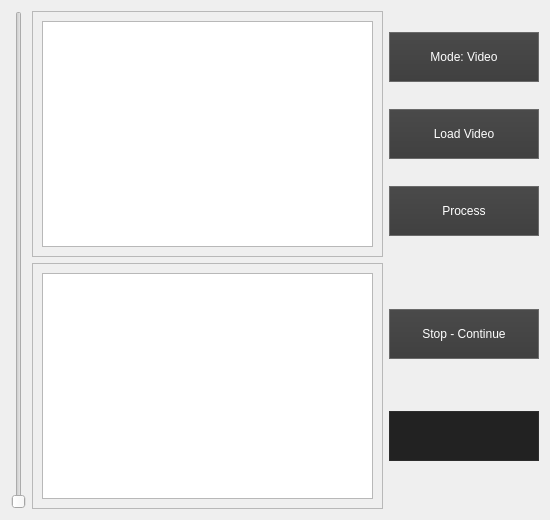
<?xml version="1.0" encoding="UTF-8"?>
<ui version="4.0">
 <class>Widget</class>
 <widget class="QWidget" name="Widget">
  <property name="geometry">
   <rect>
    <x>0</x>
    <y>0</y>
    <width>550</width>
    <height>520</height>
   </rect>
  </property>
  <property name="sizePolicy">
   <sizepolicy hsizetype="Fixed" vsizetype="Fixed">
    <horstretch>0</horstretch>
    <verstretch>0</verstretch>
   </sizepolicy>
  </property>
  <property name="minimumSize">
   <size>
    <width>550</width>
    <height>520</height>
   </size>
  </property>
  <property name="maximumSize">
   <size>
    <width>99999</width>
    <height>99999</height>
   </size>
  </property>
  <property name="cursor">
   <cursorShape>ArrowCursor</cursorShape>
  </property>
  <property name="windowTitle">
   <string>Widget</string>
  </property>
  <property name="autoFillBackground">
   <bool>false</bool>
  </property>
  <property name="styleSheet">
   <string notr="true">background: &quot;#333333&quot;;</string>
  </property>
  <layout class="QHBoxLayout" name="horizontalLayout_5">
   <item>
    <widget class="QSlider" name="vertical_slider">
     <property name="styleSheet">
      <string notr="true"/>
     </property>
     <property name="minimum">
      <number>1</number>
     </property>
     <property name="maximum">
      <number>200</number>
     </property>
     <property name="singleStep">
      <number>0</number>
     </property>
     <property name="pageStep">
      <number>100</number>
     </property>
     <property name="orientation">
      <enum>Qt::Vertical</enum>
     </property>
    </widget>
   </item>
   <item>
    <layout class="QVBoxLayout" name="verticalLayout_2" stretch="1,1">
     <item>
      <layout class="QHBoxLayout" name="horizontalLayout_3" stretch="0,0">
       <item>
        <widget class="QFrame" name="frame">
         <property name="sizePolicy">
          <sizepolicy hsizetype="Expanding" vsizetype="Expanding">
           <horstretch>0</horstretch>
           <verstretch>0</verstretch>
          </sizepolicy>
         </property>
         <property name="frameShape">
          <enum>QFrame::StyledPanel</enum>
         </property>
         <property name="frameShadow">
          <enum>QFrame::Raised</enum>
         </property>
         <layout class="QHBoxLayout" name="horizontalLayout_4">
          <item>
           <widget class="QGraphicsView" name="loaded_img">
            <property name="verticalScrollBarPolicy">
             <enum>Qt::ScrollBarAlwaysOff</enum>
            </property>
            <property name="horizontalScrollBarPolicy">
             <enum>Qt::ScrollBarAlwaysOff</enum>
            </property>
           </widget>
          </item>
         </layout>
        </widget>
       </item>
       <item>
        <layout class="QVBoxLayout" name="verticalLayout_3">
         <item>
          <widget class="QPushButton" name="change_window">
           <property name="sizePolicy">
            <sizepolicy hsizetype="Fixed" vsizetype="Fixed">
             <horstretch>0</horstretch>
             <verstretch>0</verstretch>
            </sizepolicy>
           </property>
           <property name="minimumSize">
            <size>
             <width>150</width>
             <height>50</height>
            </size>
           </property>
           <property name="cursor">
            <cursorShape>PointingHandCursor</cursorShape>
           </property>
           <property name="styleSheet">
            <string notr="true">background: qlineargradient(spread:pad, x1:0.5, y1:0, x2:0.5, y2:1, stop:0 rgba(74, 74, 74, 255), stop:1 rgba(64, 64, 64, 255));
border: 1px solid #6a6a6a;
color: white;</string>
           </property>
           <property name="text">
            <string>Mode: Video</string>
           </property>
          </widget>
         </item>
         <item>
          <widget class="QPushButton" name="load_img_btn">
           <property name="sizePolicy">
            <sizepolicy hsizetype="Fixed" vsizetype="Fixed">
             <horstretch>0</horstretch>
             <verstretch>0</verstretch>
            </sizepolicy>
           </property>
           <property name="minimumSize">
            <size>
             <width>150</width>
             <height>50</height>
            </size>
           </property>
           <property name="cursor">
            <cursorShape>PointingHandCursor</cursorShape>
           </property>
           <property name="styleSheet">
            <string notr="true">background: qlineargradient(spread:pad, x1:0.5, y1:0, x2:0.5, y2:1, stop:0 rgba(74, 74, 74, 255), stop:1 rgba(64, 64, 64, 255));
border: 1px solid #6a6a6a;
color: white;</string>
           </property>
           <property name="text">
            <string>Load Video</string>
           </property>
          </widget>
         </item>
         <item>
          <widget class="QPushButton" name="process_video_btn">
           <property name="sizePolicy">
            <sizepolicy hsizetype="Fixed" vsizetype="Fixed">
             <horstretch>0</horstretch>
             <verstretch>0</verstretch>
            </sizepolicy>
           </property>
           <property name="minimumSize">
            <size>
             <width>150</width>
             <height>50</height>
            </size>
           </property>
           <property name="cursor">
            <cursorShape>PointingHandCursor</cursorShape>
           </property>
           <property name="styleSheet">
            <string notr="true">background: qlineargradient(spread:pad, x1:0.5, y1:0, x2:0.5, y2:1, stop:0 rgba(74, 74, 74, 255), stop:1 rgba(64, 64, 64, 255));
border: 1px solid #6a6a6a;
color: white;</string>
           </property>
           <property name="text">
            <string>Process</string>
           </property>
          </widget>
         </item>
        </layout>
       </item>
      </layout>
     </item>
     <item>
      <layout class="QHBoxLayout" name="horizontalLayout_2" stretch="0,0">
       <item>
        <widget class="QFrame" name="frame_2">
         <property name="sizePolicy">
          <sizepolicy hsizetype="Expanding" vsizetype="Expanding">
           <horstretch>0</horstretch>
           <verstretch>0</verstretch>
          </sizepolicy>
         </property>
         <property name="minimumSize">
          <size>
           <width>0</width>
           <height>0</height>
          </size>
         </property>
         <property name="sizeIncrement">
          <size>
           <width>0</width>
           <height>0</height>
          </size>
         </property>
         <property name="baseSize">
          <size>
           <width>0</width>
           <height>0</height>
          </size>
         </property>
         <property name="layoutDirection">
          <enum>Qt::LeftToRight</enum>
         </property>
         <property name="frameShape">
          <enum>QFrame::StyledPanel</enum>
         </property>
         <property name="frameShadow">
          <enum>QFrame::Raised</enum>
         </property>
         <layout class="QHBoxLayout" name="horizontalLayout">
          <item>
           <widget class="QGraphicsView" name="processed_img">
            <property name="cursor" stdset="0">
             <cursorShape>CrossCursor</cursorShape>
            </property>
            <property name="verticalScrollBarPolicy">
             <enum>Qt::ScrollBarAlwaysOff</enum>
            </property>
            <property name="horizontalScrollBarPolicy">
             <enum>Qt::ScrollBarAlwaysOff</enum>
            </property>
            <property name="sizeAdjustPolicy">
             <enum>QAbstractScrollArea::AdjustToContents</enum>
            </property>
            <property name="backgroundBrush">
             <brush brushstyle="Dense5Pattern">
              <color alpha="255">
               <red>0</red>
               <green>0</green>
               <blue>0</blue>
              </color>
             </brush>
            </property>
           </widget>
          </item>
         </layout>
        </widget>
       </item>
       <item>
        <layout class="QVBoxLayout" name="verticalLayout_4">
         <item>
          <widget class="QPushButton" name="stop_btn">
           <property name="minimumSize">
            <size>
             <width>150</width>
             <height>50</height>
            </size>
           </property>
           <property name="cursor">
            <cursorShape>PointingHandCursor</cursorShape>
           </property>
           <property name="styleSheet">
            <string notr="true">background: qlineargradient(spread:pad, x1:0.5, y1:0, x2:0.5, y2:1, stop:0 rgba(74, 74, 74, 255), stop:1 rgba(64, 64, 64, 255));
border: 1px solid #6a6a6a;
color: white;</string>
           </property>
           <property name="text">
            <string>Stop - Continue</string>
           </property>
          </widget>
         </item>
         <item>
          <widget class="QLabel" name="length_label">
           <property name="sizePolicy">
            <sizepolicy hsizetype="Fixed" vsizetype="Fixed">
             <horstretch>0</horstretch>
             <verstretch>0</verstretch>
            </sizepolicy>
           </property>
           <property name="minimumSize">
            <size>
             <width>150</width>
             <height>50</height>
            </size>
           </property>
           <property name="styleSheet">
            <string notr="true">background: #222222;
border: 1px solid #2d2d2d;</string>
           </property>
           <property name="frameShape">
            <enum>QFrame::NoFrame</enum>
           </property>
           <property name="text">
            <string/>
           </property>
           <property name="alignment">
            <set>Qt::AlignCenter</set>
           </property>
          </widget>
         </item>
        </layout>
       </item>
      </layout>
     </item>
    </layout>
   </item>
  </layout>
 </widget>
 <resources/>
 <connections/>
</ui>
